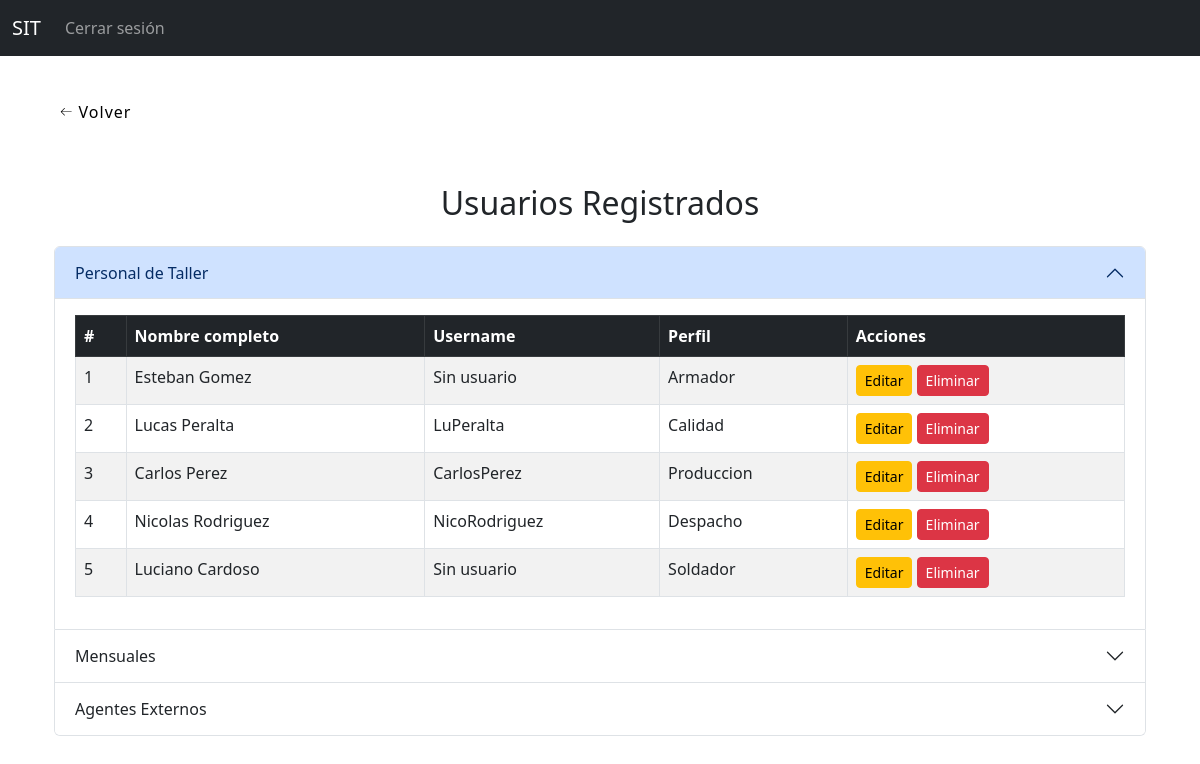
/tareas/usuarios/ (signed in), run on the app's committed database.
### tareas_app/models.py (models this page shows, shortened)
class Empleado(models.Model):
    usuario = models.OneToOneField(User, on_delete=models.CASCADE, null=True, blank=True)
    nombre = models.CharField(max_length=100)
    perfil = models.CharField(max_length=50, choices=PERFILES)
    es_externo = models.BooleanField(default=False)
    @property
    def nombre_completo(self):
        if self.usuario and (self.usuario.first_name or self.usuario.last_name):
            return f"{self.usuario.first_name} {self.usuario.last_name}".strip()
        return self.nombre

### tareas_app/views.py (the view)
# urls.py: path('usuarios/', views.lista_usuarios_completa, name='lista_usuarios'),
@login_required
@user_passes_test(lambda u: hasattr(u, 'empleado') and u.empleado.perfil in ['administrador', 'rrhh'])
def lista_usuarios_completa(request):
    perfiles_taller = ['soldador', 'armador', 'calidad', 'despacho', 'produccion']
    usuarios_taller = Empleado.objects.filter(perfil__in=perfiles_taller, es_externo=False)
    perfiles_mensuales = ['ppc', 'rrhh', 'ingenieria', 'administrador']
    usuarios_mensuales = Empleado.objects.filter(perfil__in=perfiles_mensuales, es_externo=False)
    agentes_externos = AgenteExterno.objects.all()
    context = {
        'usuarios_taller': usuarios_taller,
        'usuarios_mensuales': usuarios_mensuales,
        'agentes_externos': agentes_externos,
    }
    return render(request, 'usuarios/lista_usuarios_completa.html', context)

### templates/usuarios/lista_usuarios_completa.html (shortened to what this page needs)
{% extends 'base.html' %}
{% block content %}
<button class="back-button" onclick="history.back()">
  <span>Volver</span>
</button>
<div class="container mt-5">
  <h2 class="text-center mb-4">Usuarios Registrados</h2>
  <div class="accordion" id="usuariosAccordion">
    <div class="accordion-item">
      <h2 class="accordion-header" id="headingTaller">
        <button class="accordion-button" type="button" data-bs-toggle="collapse" data-bs-target="#collapseTaller">
          Personal de Taller
        </button>
      </h2>
      <div id="collapseTaller" class="accordion-collapse collapse show" data-bs-parent="#usuariosAccordion">
        <div class="accordion-body">
          {% include 'usuarios/tabla_taller.html' %}
        </div>
      </div>
    </div>
    <div class="accordion-item">
      <h2 class="accordion-header" id="headingMensuales">
        <button class="accordion-button collapsed" type="button" data-bs-toggle="collapse" data-bs-target="#collapseMensuales">
          Mensuales
        </button>
      </h2>
    </div>
    <div class="accordion-item">
      <h2 class="accordion-header" id="headingExternos">
        <button class="accordion-button collapsed" type="button" data-bs-toggle="collapse" data-bs-target="#collapseExternos">
          Agentes Externos
        </button>
      </h2>
    </div>
  </div>
</div>
{% endblock %}

### templates/usuarios/tabla_taller.html
<table class="table table-bordered table-striped">
  <thead class="table-dark">
    <tr>
      <th>#</th>
      <th>Nombre completo</th>
      <th>Username</th>
      <th>Perfil</th>
      <th>Acciones</th>
    </tr>
  </thead>
  <tbody>
    {% for usuario in usuarios_taller %}
    <tr>
      <td>{{ forloop.counter }}</td>
      <td>{{ usuario.nombre_completo }}</td>
      <td>{% if usuario.usuario %}{{ usuario.usuario.username }}{% else %}Sin usuario{% endif %}</td>
      <td>{{ usuario.perfil|capfirst }}</td>
      <td>
        <a href="{% url 'editar_personal_taller' usuario.id %}" class="btn btn-warning btn-sm">Editar</a>
        <a href="{% url 'eliminar_personal_taller' usuario.id %}" class="btn btn-danger btn-sm">Eliminar</a>
      </td>
    </tr>
    {% empty %}
    <tr><td colspan="6">No hay personal de taller registrado.</td></tr>
    {% endfor %}
  </tbody>
</table>

### templates/base.html (style rules this page uses)
.back-button { display: flex; height: 3em; width: 100px; align-items: center; justify-content: center; background-color: #eeeeee4b; border-radius: 3px; letter-spacing: 1px; transition: all 0.2s linear; cursor: pointer; border: none; background: #fff; }
button > svg { margin-right: 5px; margin-left: 5px; font-size: 20px; transition: all 0.4s ease-in; }

### data on the page
Empleado: nombre_completo "Esteban Gomez", shows "Sin usuario", perfil "Armador"
Empleado: nombre_completo "Lucas Peralta", usuario.username "LuPeralta", perfil "Calidad"
Empleado: nombre_completo "Carlos Perez", usuario.username "CarlosPerez", perfil "Produccion"
Empleado: nombre_completo "Nicolas Rodriguez", usuario.username "NicoRodriguez", perfil "Despacho"
Empleado: nombre_completo "Luciano Cardoso", shows "Sin usuario", perfil "Soldador"
